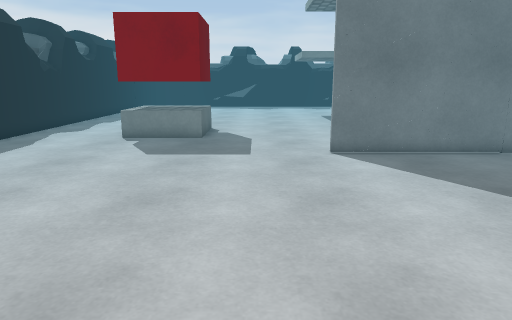
View 1 (above)

22 first-person views from a walk through a Unity game level. The camera is 1.3 m above the floor, tilts 12° down and sees 70° across. The floor is counted in squares, 0.5 m on a side. Each view is taken from the middle of a square. On the plan, view 1 faces up. The plan holds only what a view shows up to about 20 squares ahead; the rest is blank. The place goes on beyond the plan. The player character is not drawn. Some surface patterns are stand-ins.

View 2
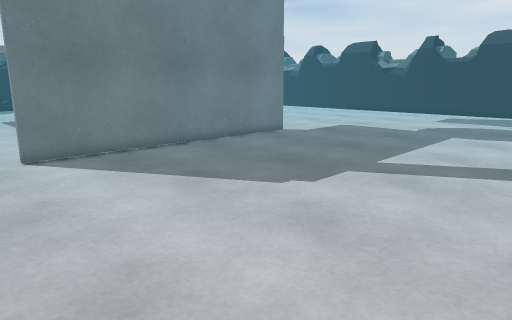

View 3
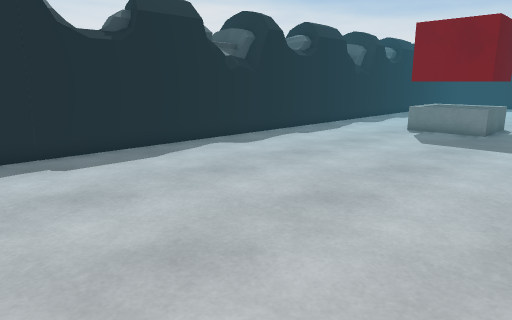

View 4
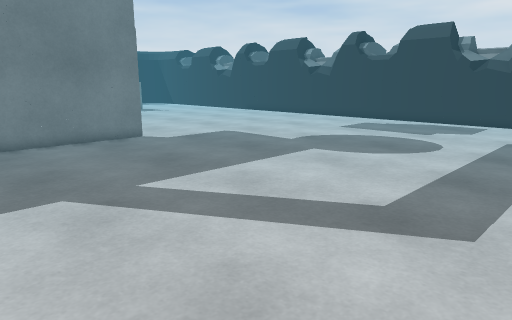

View 5
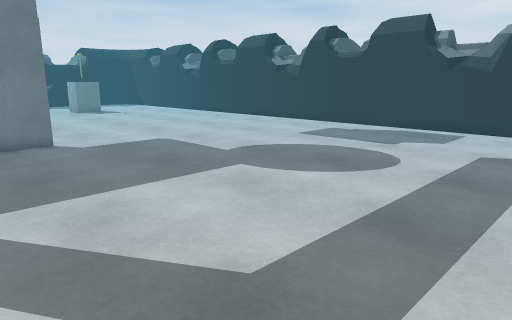

View 6
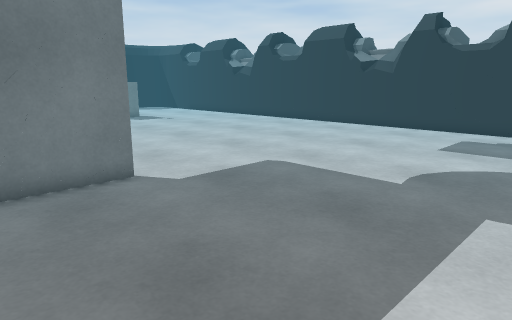

View 7
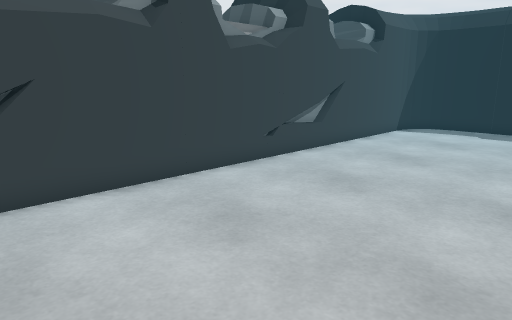

View 8
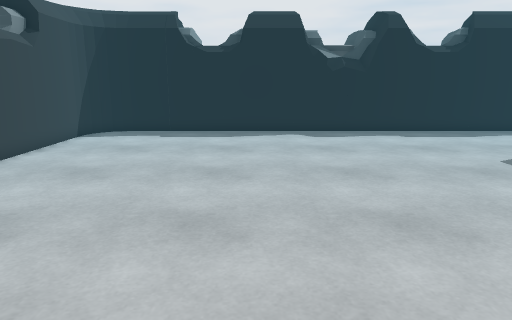

View 9
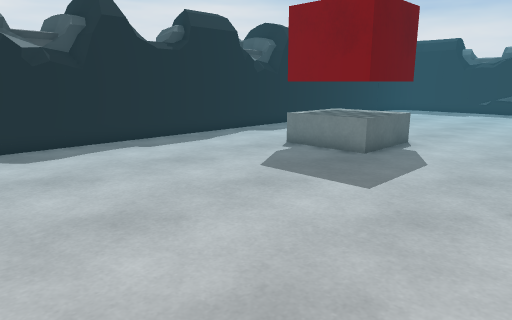

View 10
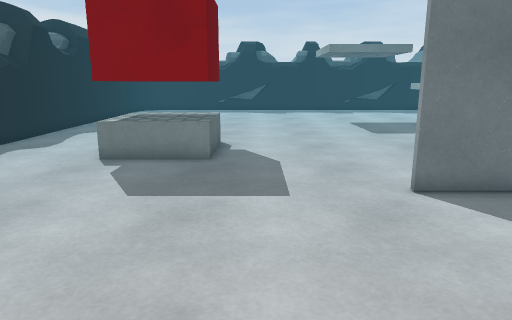

View 11
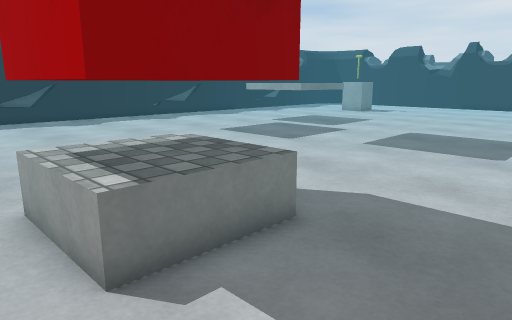

View 12
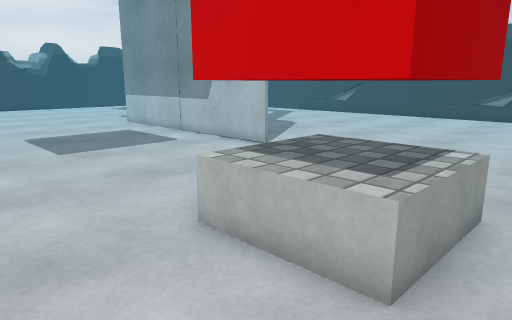

View 13
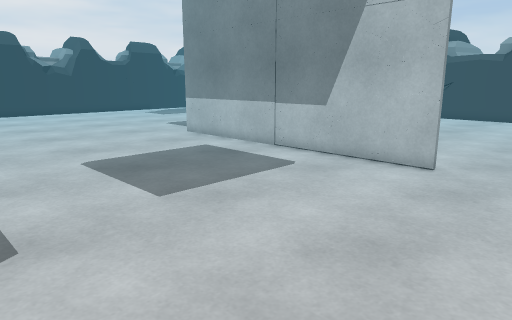

View 14
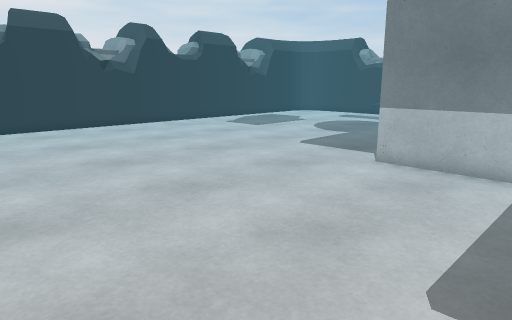

View 15
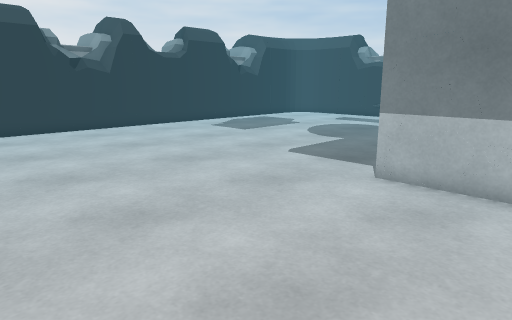

View 16
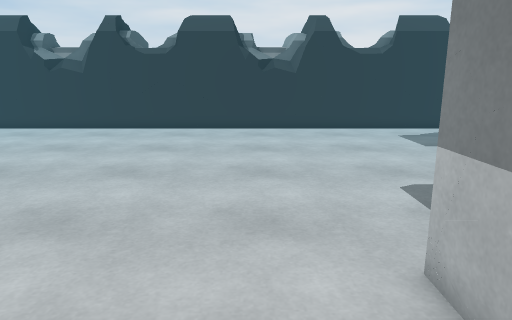

View 17
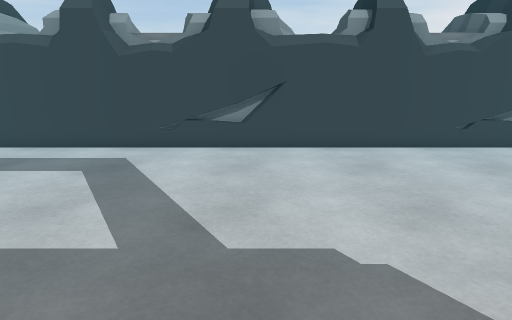

View 18
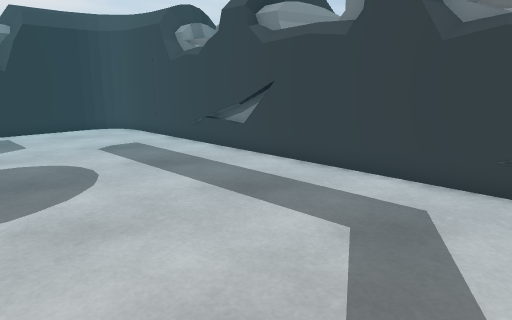

View 19
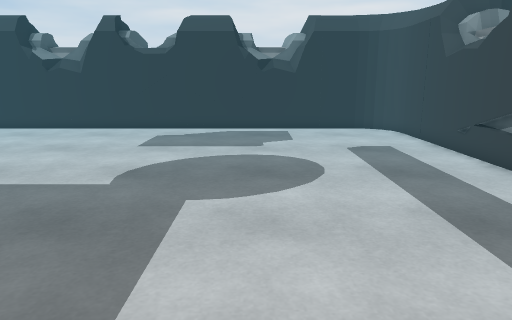

View 20
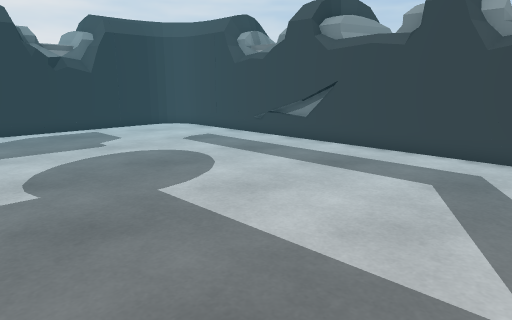

View 21
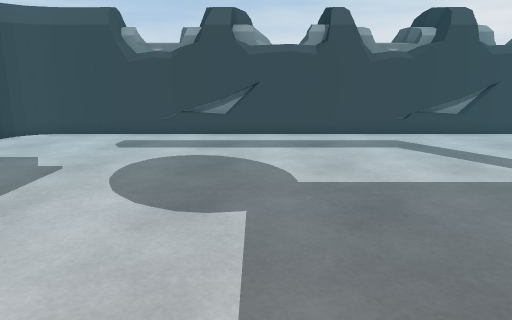

View 22
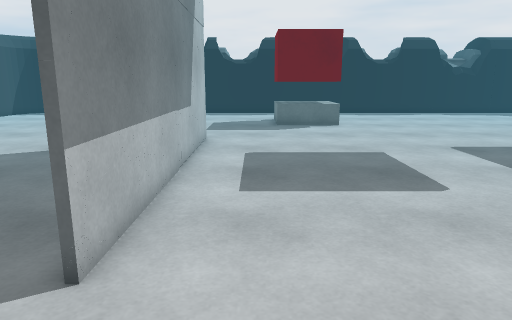

### Floor plan
Key: @ floor where view 1 was taken; # wall or solid block; . floor; B red block; O other object.
Columns run from 12 left of view 1 to 31 right of it. Each row starts with its distance up from view 1.
 25 #.. .   ............. .            .........
 24 #...    ..............    ......  ..........
 23 #...  ......................................
 22 #... .......................................
 21 #.....BBBB..................................
 20 #.....BBBB..................................
 19 #.....B BB..................................
 18 #.....BBBB..................................
 17 #.....BBBB..................................
 16 #...........................................
 15 #...........................................
 14 #..............########..####...............
 13 #...................  ..##  #...............
 12 #...........................................
 11 #...........................................
 10 #...........................................
  9 #...........................................
  8 #...........................................
  7 #...........................................
  6 #...........................................
  5 #...........................................
  4 #...........................................
  3 #...........................................
  2 #...........................................
  1 #...........................................
  0 O...........@...............................
 -1 O...........................................
 -2 O...........................................
 -3 OO.........................................O
 -4 OOOOO####################################OOO
 -5  OO O                                   OOOO

Positions as (right, up) in squares from view 1, and headings:
1: (0, 0), facing up
2: (0, 0), facing up-right
3: (2, -3), facing up-left
4: (7, -3), facing up-right
5: (11, -3), facing up-right
6: (11, 4), facing up-right
7: (10, 5), facing down-left
8: (8, 5), facing left
9: (4, 5), facing up-left
10: (-1, 5), facing up
11: (-8, 13), facing up-right
12: (-8, 25), facing down-right
13: (-1, 25), facing down-right
14: (10, 25), facing down-right
15: (11, 23), facing down-right
16: (11, 16), facing right
17: (9, 11), facing down
18: (11, 6), facing down-right
19: (11, 4), facing right
20: (11, 10), facing down-right
21: (20, 15), facing down
22: (20, 16), facing left
